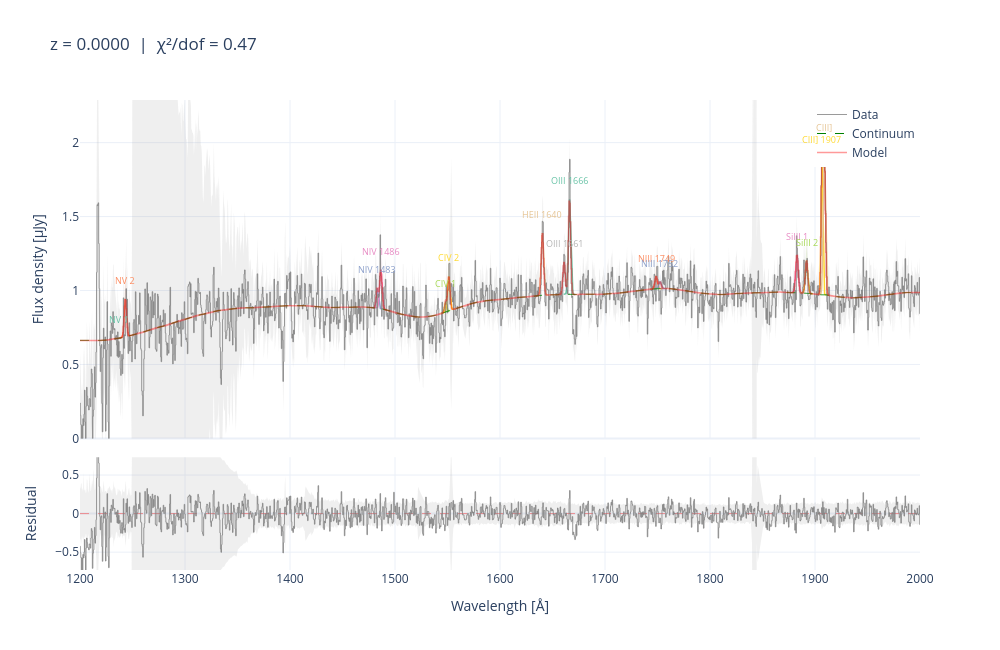

The code cell stored with this chart in its notebook:
### Code cell
fig_interactive = jwspecfit.plot_fit_interactive(result_uv, wave_unit="A")
fig_interactive.show()
